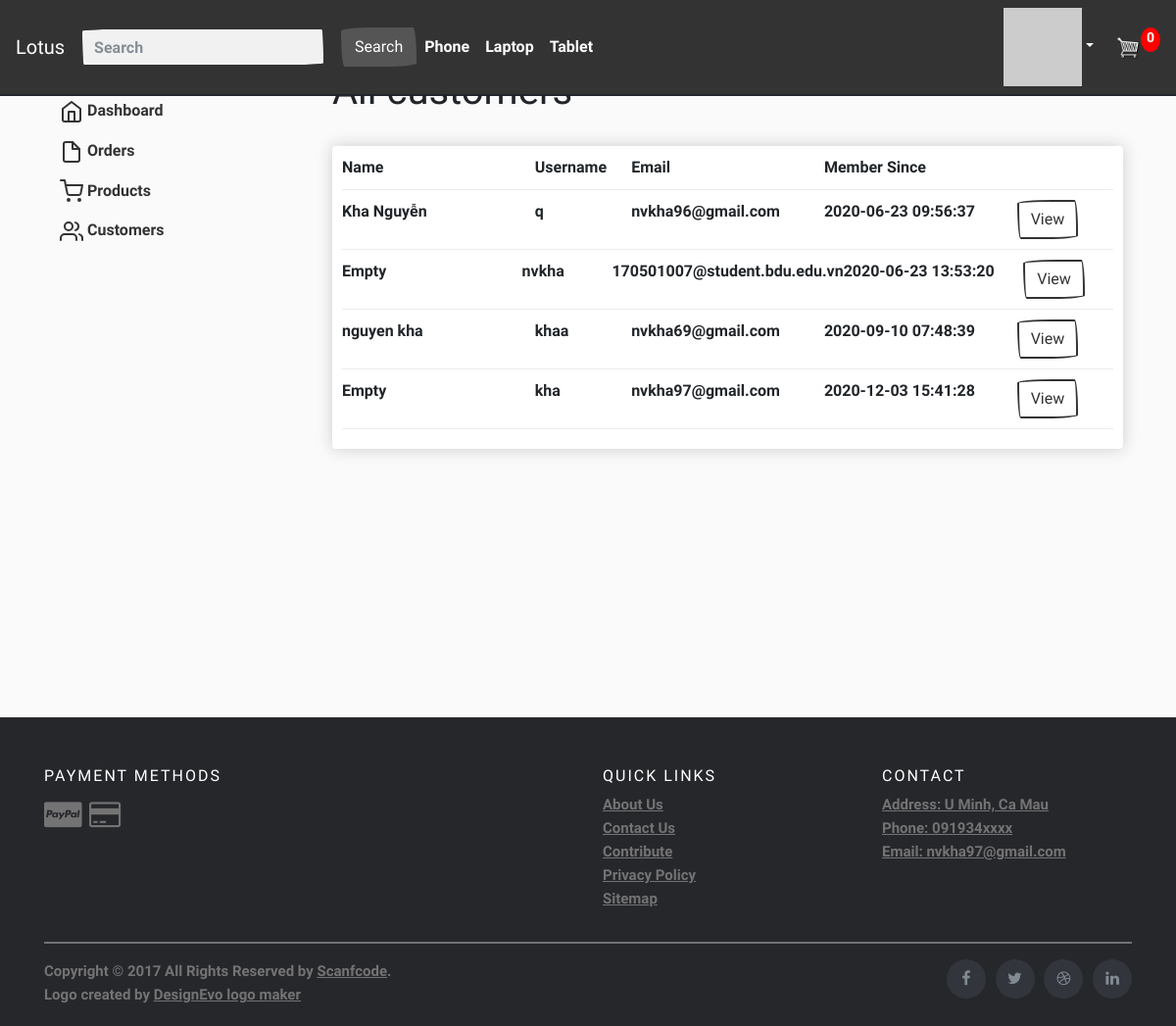
The app's page /admin/customers/ (signed in) with its own data.
### tables this page shows
CREATE TABLE "users" (
	"id"	INTEGER NOT NULL,
	"username"	varchar(255) NOT NULL,
	"hash"	TEXT NOT NULL,
	"email"	varchar(255) NOT NULL UNIQUE,
	"confirm"	BOOLEAN NOT NULL DEFAULT 0,
	"realname"	nvarchar(255),
	"location"	nvarchar(255),
	"member_since"	DATETIME,
	"last_seen"	DATETIME,
	"about_me"	TEXT,
	"image"	TEXT,
	"role"	BOOLEAN DEFAULT 1,
	PRIMARY KEY("id" AUTOINCREMENT)
);

### app.py (the view)
@app.route("/admin/customers/", methods=["GET", "POST"])
@login_required
def customers():
    cartData = CartData()
    customers = db.execute("SELECT * FROM users")
    page = request.args.get(get_page_parameter(), type=int, default=1)
    data = []
    for i in range(10 * (page - 1), (page - 1) * 10 + 10):
        try:
            data.append(customers[i])
        except:
            break
    pagination = Pagination(page=page,css_framework='bootstrap4', total=len(customers), RECORD_NAME="customers", per_page=10)
    return render_template("/adminpage/customers.html", customers=data, numberCart=cartData["numberItem"], pagination=pagination)

### app.py (called while the page is built)
@app.after_request
def after_request(response):
    response.headers["Cache-Control"] = "no-cache, no-store, must-revalidate"
    response.headers["Expires"] = 0
    response.headers["Pragma"] = "no-cache"
    return response

@app.before_request
def before_request():
  if session.get("user_id"):
      db.execute("UPDATE users SET last_seen=? WHERE id=?", datetime.utcnow(), session["user_id"])

### helpers.py (called while the page is built)
def login_required(f):
    @wraps(f)
    def decorated_function(*args, **kwargs):
        if session.get("user_id") is None:
            return redirect("/login")
        return f(*args, **kwargs)
    return decorated_function

def gravatar(email, size=100, default='identicon', rating='g'):
    url = 'http://www.gravatar.com/avatar'
    hash = hashlib.md5(email.encode('utf-8')).hexdigest()
    return '{url}/{hash}?s={size}&d={default}&r={rating}'.format(
        url=url, hash=hash, size=size, default=default, rating=rating)

def CartData():
    if session.get("user_id"):
        try:
            order = db.execute("SELECT * FROM orders WHERE user_id=? AND complete=?", session.get("user_id"), 0)
            order_detail = db.execute("SELECT * FROM order_detail WHERE order_id=?", order[0]['id'])
            numberItem = int(len(order_detail))
            total = db.execute("SELECT SUM(price * quantity) FROM order_detail WHERE order_id=?", order[0]['id'])
        except:
            order_detail = None
            numberItem = 0
            total = 0
        return {"items": order_detail, "numberItem": numberItem, "total": total}
    else:
        cookieData = cookieCart()
        return {"items": cookieData['items'], "numberItem": cookieData['numberItem'], "total": cookieData['total']}

def getAllNameProduct():
    all_products = db.execute("SELECT * FROM products")
    list_product_name = ""
    for product in all_products:
        list_product_name += product["name"] + ","
    return list_product_name

### templates/adminpage/customers.html (shortened to what this page needs)
{% extends 'sell.html' %}
{% block div %}
    <h1>All customers</h1>
    <br>
    <div class="box-element">
    <div class="cart-row">
        <div style="flex: 2">Name</div>
        <div style="flex: 1">Username</div>
        <div style="flex: 2">Email</div>
        <div style="flex: 2">Member Since</div>
        <div style="flex: 1"></div>
    </div>
        {% for customer in customers %}
            <div class="cart-row">
                <div style="flex: 2">{% if customer.realname %} {{ customer.realname }} {% else %} Empty {% endif %}</div>
                <div style="flex: 1">{{ customer.username }}</div>
                <div style="flex: 2">{{ customer.email }}</div>
                <div style="flex: 2">{{ customer.member_since }}</div>
                <div style="flex: 1"><a href="{{ url_for('user', username=customer.username) }}" class="btn btn-outline-primary">View</a></div>
            </div>
        {% endfor %}
    </div>
    <br>
{% endblock %}

### static/css/main.css (style rules this page uses)
body { background-color: hsl(0, 0%, 98%); padding-top: 45px; }
.box-element { box-shadow:hsl(0, 0%, 80%) 0 0 16px; background-color: #fff; border-radius: 4px; padding: 10px; }
.cart-row { display: flex; align-items: flex-stretch; padding-bottom: 10px; margin-bottom: 10px; border-bottom: 1px solid #ececec; }

### records on screen
users: realname "Kha Nguyễn", username "q", email "nvkha96@gmail.com", member_since "2020-06-23 09:56:37"
users: shows "Empty", username "nvkha", email "170501007@student.bdu.edu.vn", member_since "2020-06-23 13:53:20"
users: realname "nguyen kha", username "khaa", email "nvkha69@gmail.com", member_since "2020-09-10 07:48:39"
users: shows "Empty", username "kha", email "nvkha97@gmail.com", member_since "2020-12-03 15:41:28"

### other values on screen
{{ numberCart }} "0"
